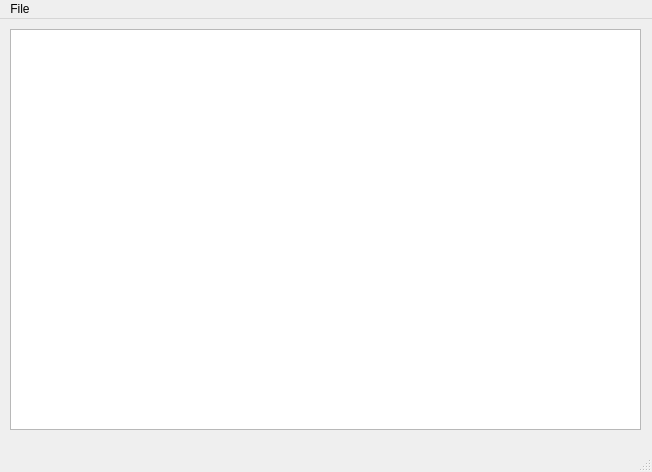
<?xml version="1.0" encoding="UTF-8"?>
<ui version="4.0">
 <class>MainWindow</class>
 <widget class="QMainWindow" name="MainWindow">
  <property name="geometry">
   <rect>
    <x>0</x>
    <y>0</y>
    <width>652</width>
    <height>472</height>
   </rect>
  </property>
  <property name="windowTitle">
   <string>MainWindow</string>
  </property>
  <widget class="QWidget" name="centralwidget">
   <widget class="QTextEdit" name="textEdit">
    <property name="geometry">
     <rect>
      <x>10</x>
      <y>10</y>
      <width>631</width>
      <height>401</height>
     </rect>
    </property>
   </widget>
  </widget>
  <widget class="QMenuBar" name="menubar">
   <property name="geometry">
    <rect>
     <x>0</x>
     <y>0</y>
     <width>652</width>
     <height>26</height>
    </rect>
   </property>
   <widget class="QMenu" name="menuFile">
    <property name="title">
     <string>File</string>
    </property>
    <addaction name="actionOpen"/>
    <addaction name="actionSave"/>
    <addaction name="actionSaveAs"/>
   </widget>
   <addaction name="menuFile"/>
  </widget>
  <widget class="QStatusBar" name="statusbar"/>
  <action name="actionOpen">
   <property name="text">
    <string>Open</string>
   </property>
   <property name="shortcut">
    <string>Ctrl+O</string>
   </property>
  </action>
  <action name="actionSaveAs">
   <property name="text">
    <string>Save As</string>
   </property>
   <property name="shortcut">
    <string>Ctrl+Shift+S</string>
   </property>
  </action>
  <action name="actionSave">
   <property name="text">
    <string>Save</string>
   </property>
   <property name="shortcut">
    <string>Ctrl+S</string>
   </property>
  </action>
 </widget>
 <resources/>
 <connections/>
</ui>
